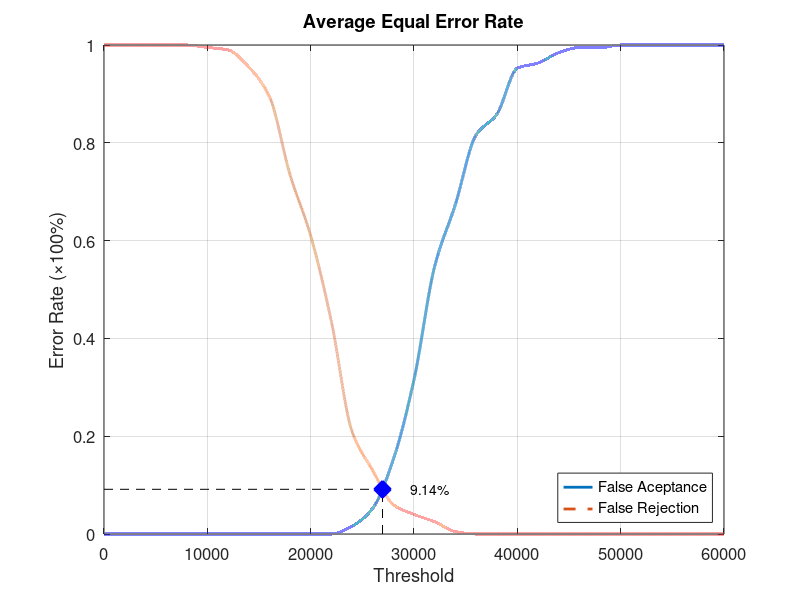
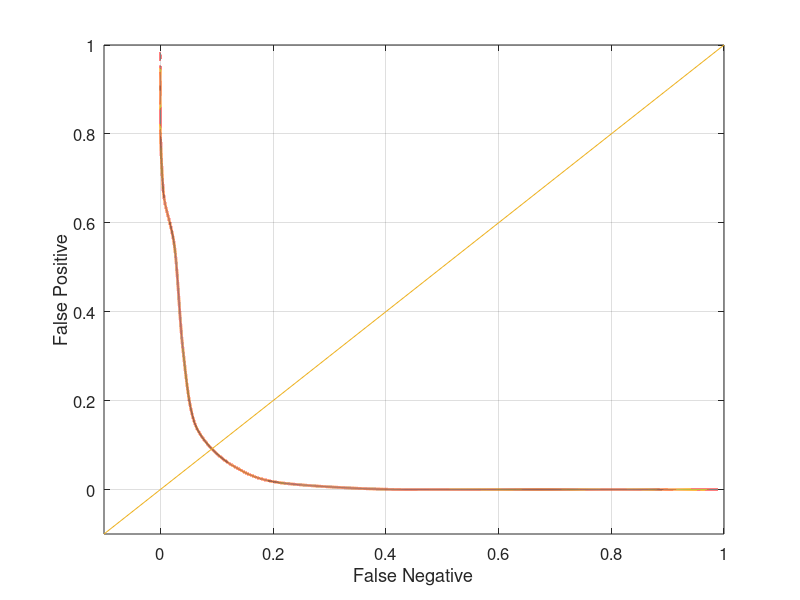

Recreate these plots in MATLAB, in order.
function yEER = Database3_3
close all;
clear;
clc;
x = 0:2000:60000;
xq = 0:0.5:60000;

y0 = [0 0 0 0 0 0 0 0 0 0 0 0 0.0157895 0.0526316 0.152632 0.315789 0.547368 0.673684 0.815789 0.857895 0.952632 0.963158 0.984211 0.994737 0.994737 1 1 1 1 1 1];
yy0 = interp1(x, y0, xq, 'pchip');
y1 = [1 1 1 1 1 0.995 0.99 0.955 0.895 0.735 0.61 0.435 0.21 0.13 0.06 0.04 0.025 0.005 0 0 0 0 0 0 0 0 0 0 0 0 0];
yy1 = interp1(x, y1, xq, 'pchip');

% Calculating EER: 
y2 = abs(y0 - y1);
find(y2 == min(y2))
yy2 = abs(yy0 - yy1);
xEER = find(yy2 == min(yy2));
xEERIndex = xq(xEER) % X-axis EER
yEER = yy0(xEER) % Y-axis EER

main = figure
plot(xq, yy0,'-','LineWidth', 2);	hold on
plot(xq, yy1,'--','LineWidth', 2);	hold on
plot([xEERIndex xEERIndex], [0 yEER], 'k--');	hold on
plot([0 xEERIndex], [yEER yEER], 'k--');	hold on
plot(xEERIndex, yEER, 'bx', 'LineWidth', 10);	hold on
text(xEERIndex + 10 * xEERIndex / 100, yEER, [num2str(round((10000 * yEER)) / 100) '%'])
legend('False Aceptance', 'False Rejection', 'Location', 'SouthEast')
xlabel('Threshold')
ylabel('Error Rate (\times100%)')
title('Average Equal Error Rate')
set(gca, 'FontSize', 12)
axis([0 60000 0 1])
grid on

print(main, 'Database3_3Main', '-dpng');
FNRxFPR = figure('Color', [1 1 1]);
plot(yy1, yy0, '-', yy1, yy0, 'LineWidth', 2);
hold on
y = -0.1:0.1:1
plot(y, y); 
set(gca, 'FontSize', 12)
xlabel('False Negative')
ylabel('False Positive')
axis([-0.1 1 -0.1 1])
set(gca, 'FontSize', 12)
grid on

print(FNRxFPR, 'Database3_3FNRxFPR','-dpng');
end
